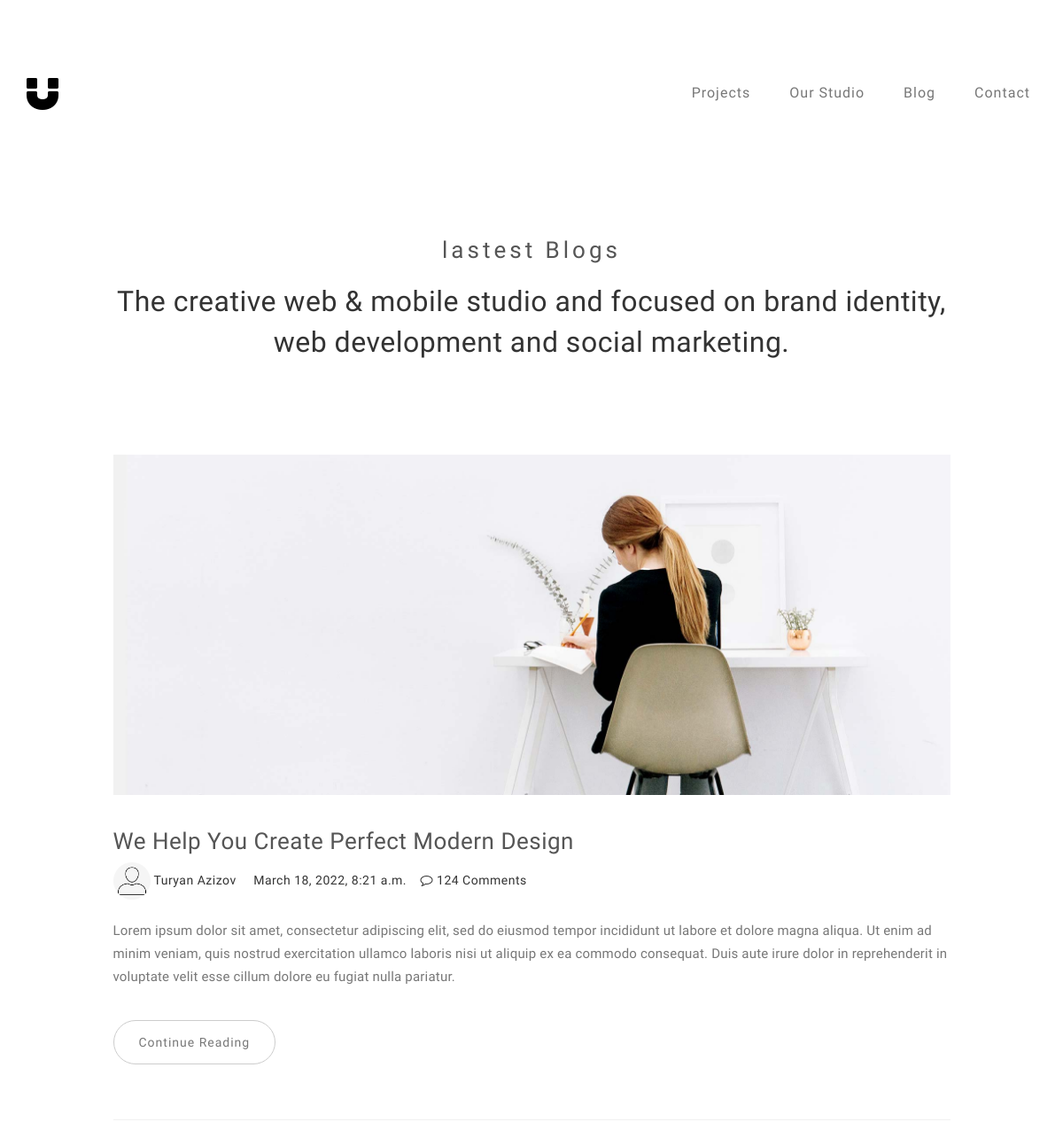
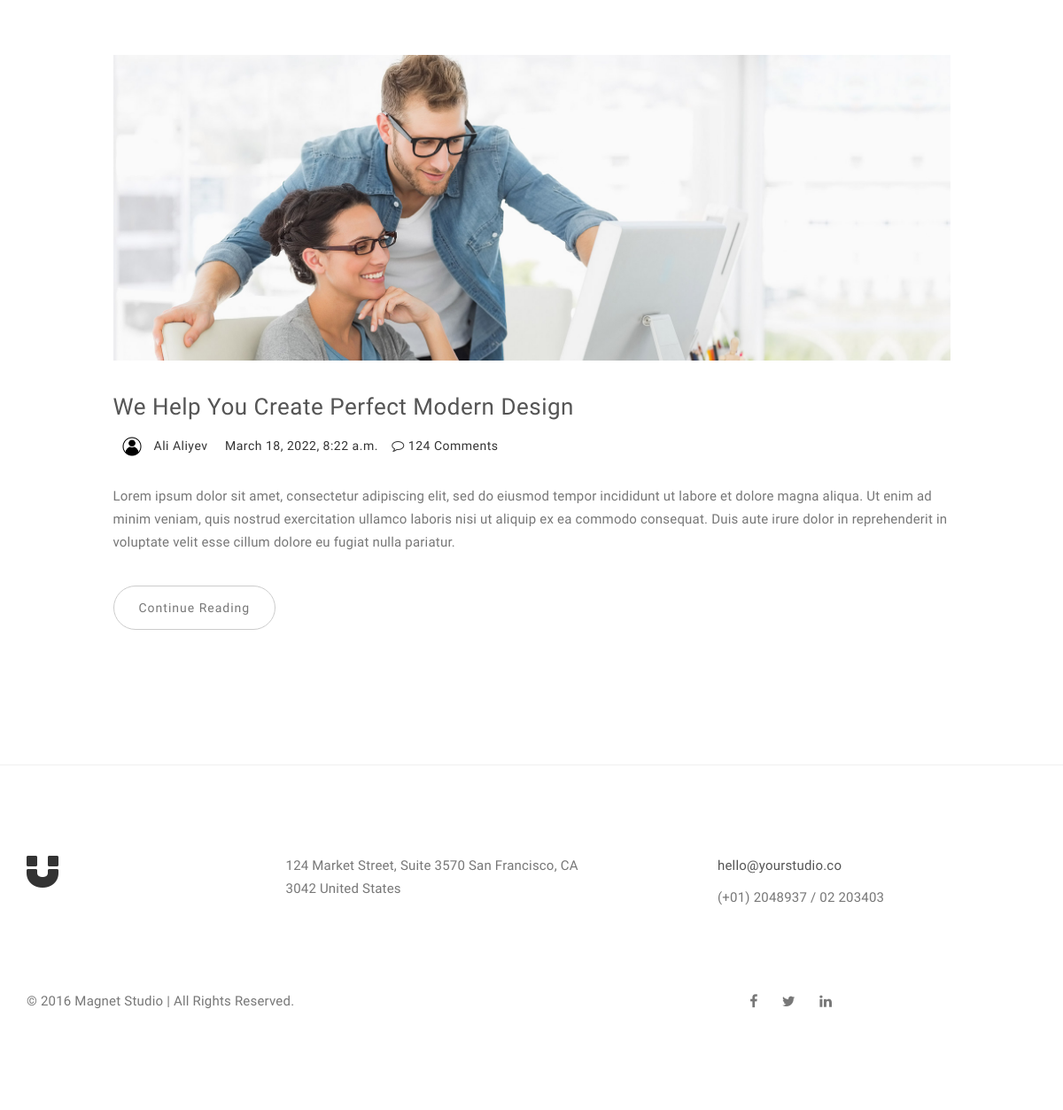
Screenshot of /blog/ with the database file from the repository (2 pictures, top to bottom).
### blog/models.py (models this page shows, shortened)
class Blog(models.Model):
    image = models.ImageField(upload_to='blogs/', null=False, blank=False)
    title = models.CharField(max_length=255, null=False, blank=False)
    content = models.TextField(null=False, blank=False)
    creator_name = models.CharField(max_length=100, blank=False, null=False)
    creator_img = models.ImageField(upload_to='creators/', null=False, blank=False)
    date = models.DateTimeField(auto_now_add=True)
    second_title = models.CharField(max_length=255, null=False, blank=False)
    second_content = models.TextField(null=False, blank=False)
    creator_bio = models.TextField(null=False, blank=False)
    creator_job = models.CharField(max_length=105, null=False, blank=False)
    class Meta:
        verbose_name = 'Blog'
        verbose_name_plural = 'Blog'

### blog/views.py (the view)
# urls.py: path('', blog,name='blog'),
def blog(request):
    blogs = Blog.objects.all()
    context = {
        'blogs': blogs,
    }
    return render(request, 'blog/blog.html', context=context)

### templates/Blog/blog.html (shortened to what this page needs)
{% extends 'base/base.html' %}
{% load static %}
{% block content %}
<section id="blog">
     <div class="container">
          <div class="row">
               <div class="col-md-offset-1 col-md-10 col-sm-12">
                    <div class="section-title">
                         <h3>lastest Blogs</h3>
                         <h2>The creative web & mobile studio and focused on brand identity, web development and social marketing.</h2>
                    </div>
                    {% for blog in blogs %}
                    <div class="blog-post-thumb">
                         <div class="blog-post-image">
                              <a href="{% url 'blog:single-post' blog.creator_name %}">
                                   <img src="{{blog.image.url}}" class="img-responsive" alt="Blog Image">
                              </a>
                         </div>
                         <div class="blog-post-title">
                              <h3><a href="{% url 'blog:single-post' blog.creator_name %}">{{blog.title}}</a></h3>
                         </div>
                         <div class="blog-post-format">
                              <span><a href="#"><img src="{{blog.creator_img.url}}" class="img-responsive img-circle">{{blog.creator_name}}</a></span>
                              <span> {{blog.date}}</span>
                              <span><a href="#"><i class="fa fa-comment-o"></i> 124 Comments</a></span>
                         </div>
                         <div class="blog-post-des">
                              <p>{{blog.content}}</p>
                              <a href="{% url 'blog:single-post' blog.creator_name %}" class="btn btn-default">Continue Reading</a>
                         </div>
                    </div>
                    {% endfor %}
               </div>
          </div>
     </div>
</section>
{% endblock %}

### static/css/style.css (style rules this page uses)
body { background: #ffffff; font-family: 'Work Sans', sans-serif; font-style: normal; font-weight: 300; overflow-x: hidden; }
h1,h2,h3,h4,h5,h6 { font-style: normal; font-weight: 300; letter-spacing: 0.5px; }
h2 { font-size: 32px; line-height: 46px; }
h3 { font-size: 26px; }
p { color: #777; font-size: 15px; font-weight: 300; line-height: 26px; letter-spacing: 0.2px; }
html { -webkit-font-smoothing: antialiased; }
a { color: #4d638c; -webkit-transition: 0.5s; -o-transition: 0.5s; transition: 0.5s; text-decoration: none !important; }
* { -webkit-box-sizing: border-box; -moz-box-sizing: border-box; box-sizing: border-box; }
*:before, *:after { -webkit-box-sizing: border-box; -moz-box-sizing: border-box; box-sizing: border-box; }
#portfolio, #about, #blog, #contact, #single-project, #blog-single-post { padding-top: 80px; padding-bottom: 120px; }
.section-title { position: relative; padding-bottom: 62px; text-align: center; }
.section-title h3 { color: #555; font-weight: 400; letter-spacing: 4px; }
.blog-post-thumb { border-bottom: 1px solid #f0f0f0; padding-top: 32px; padding-bottom: 62px; margin-bottom: 32px; }
.blog-post-thumb:last-child { border-bottom: 0px; padding-bottom: 32px; margin-bottom: 0px; }
.blog-post-image { padding-bottom: 18px; width: 100%; }
.blog-post-title a { color: #555; }
.blog-post-format { padding-bottom: 22px; }
.blog-post-format span { letter-spacing: 0.5px; padding-right: 12px; }
.blog-post-format span a { color: #333; }
.blog-post-format span img { display: inline-block; width: 42px; margin-right: 4px; }
.blog-post-des .btn { border-radius: 100px; color: #777; font-weight: 400; letter-spacing: 1px; padding: 14px 28px; margin-top: 26px; transition: all 0.4s ease-in-out; }

### rows the page displays
Blog: image (picture), title "We Help You Create Perfect Modern Design", creator_img (picture), creator_name "Turyan Azizov", date "March 18, 2022, 8:21 a.m.", content "Lorem ipsum dolor sit amet, consectetur adipiscing elit, sed do eiusmod tempor incididunt ut labore et dolore magna aliqua. Ut enim ad minim veniam, quis nostrud exercitation ullamco laboris nisi ut aliquip ex ea commodo consequat. Duis aute irure dolor in reprehenderit in voluptate velit esse cillum dolore eu fugiat nulla pariatur."
Blog: image (picture), title "We Help You Create Perfect Modern Design", creator_img (picture), creator_name "Ali Aliyev", date "March 18, 2022, 8:22 a.m.", content "Lorem ipsum dolor sit amet, consectetur adipiscing elit, sed do eiusmod tempor incididunt ut labore et dolore magna aliqua. Ut enim ad minim veniam, quis nostrud exercitation ullamco laboris nisi ut aliquip ex ea commodo consequat. Duis aute irure dolor in reprehenderit in voluptate velit esse cillum dolore eu fugiat nulla pariatur."
